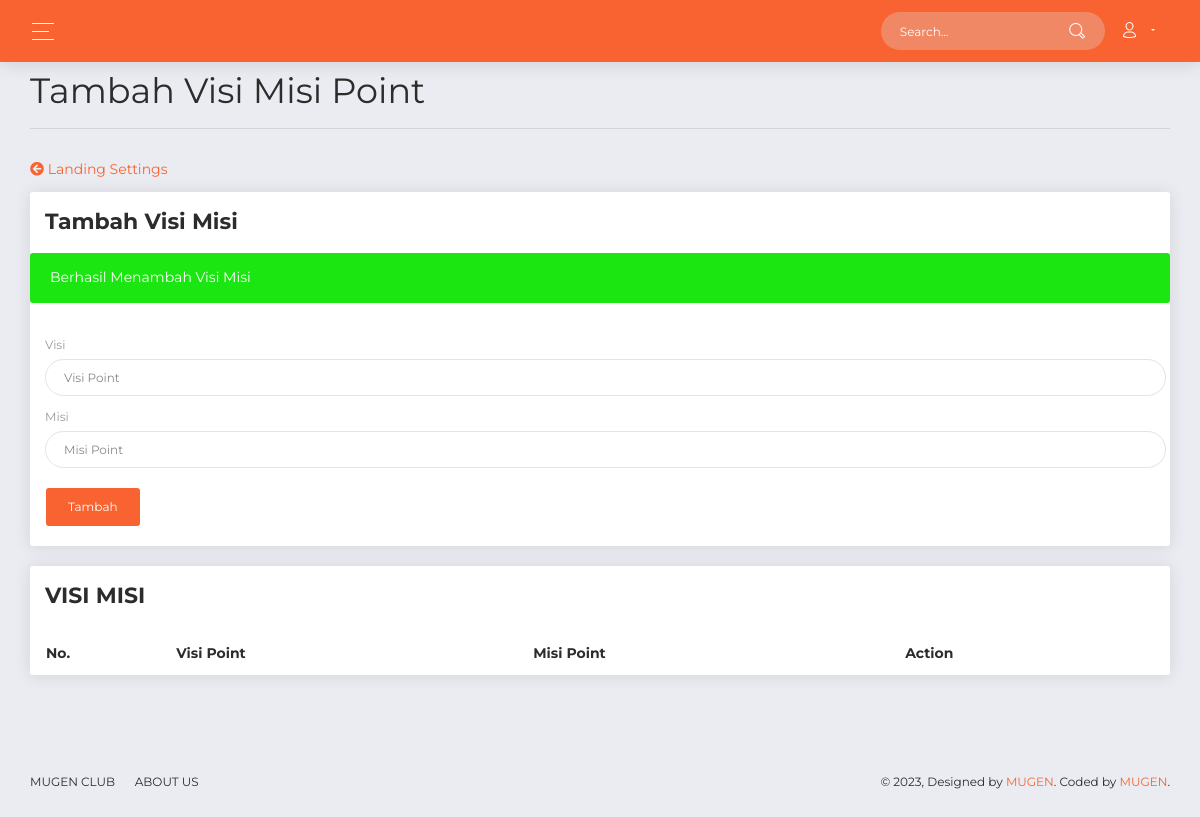
Before: /examples/admin.php?p=tambah_visimisi_point&pesan=tambah with the older database file.
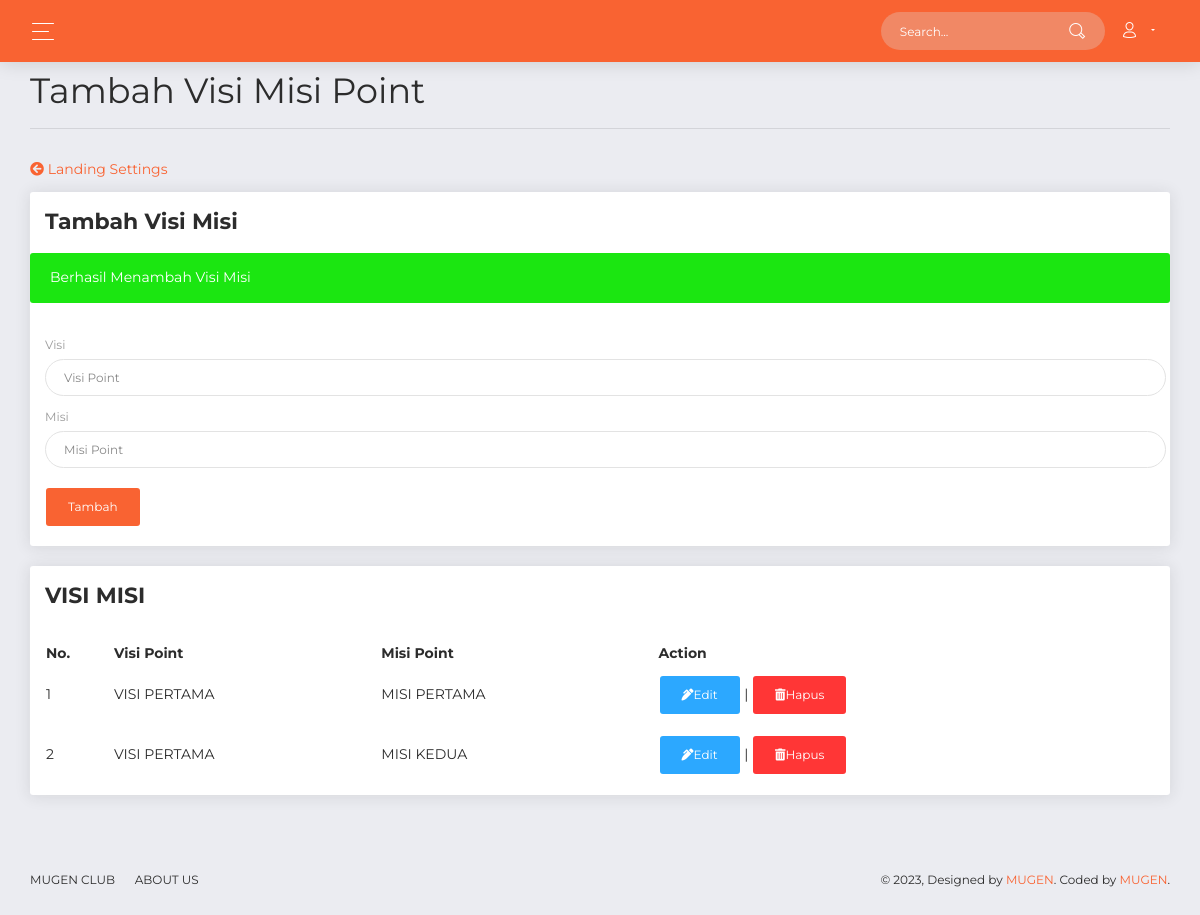
After: the same page with the newer database file.
### tables this page shows
CREATE TABLE `visimisi_point` (
  `id` bigint(20) NOT NULL,
  `visi_point` varchar(50) NOT NULL,
  `misi_point` varchar(50) NOT NULL
);

### examples/tambah_visimisi_point.php (the view)
<div class="content">
  <div class="row">
    <div class="col-lg-12">
      <h2>Tambah Visi Misi Point <hr></h3>
    </div>
  </div>
  <div class="row">
    <div class="col-lg-4">
    <a href="admin.php?p=landing"><i class="fas fa-arrow-circle-left mb-3"></i> Landing Settings</a>
    </div>
  </div>
  <div class="row">
          <div class="col-lg-12">
            <div class="card">
              <div class="card-header">
                <h5 class="title">Tambah Visi Misi</h5>
              </div>
              <?php
            if (isset($_GET['pesan'])) {
                if ($_GET['pesan'] == 'tambah') {
                  echo "<div class='alert alert-success'>Berhasil Menambah Visi Misi</div>";
              } elseif ($_GET['pesan'] == 'edit') {
                echo "<div class='alert alert-info'>Berhasil Mengedit Visi Misi</div>";
            } elseif ($_GET['pesan'] == 'hapus') {
                echo "<div class='alert alert-danger'>Berhasil Menghapus Visi Misi</div>";
            } elseif ($_GET['pesan'] == 'gagal') {
                    echo "<div class='alert alert-danger'>Gagal Error</div>";
                }
            }
            ?>
              <div class="card-body">
                <form action="tambah_visimisi_point_act.php" method="POST">
                  <div class="row">
                  <div class="col-lg-12 pr-1">
                      <div class="form-group">
                        <label>Visi</label>
                        <input type="text" name="visi_point" class="form-control" placeholder="Visi Point">
                      </div>
                    </div>
                    <div class="col-lg-12 pr-1">
                      <div class="form-group">
                        <label>Misi</label>
                        <input type="text" name="misi_point" class="form-control" placeholder="Misi Point">
                      </div>
                    </div>
                  </div>
                  <div class="row">
                    <div class="col-lg-12 pr-1">
                      <button type="submit" class="btn btn-primary">Tambah</button>
                    </div>
                  </div>
                </form>
        </div>
        </div>
              </div>
            </div>
            <div class="content">
  <div class="row">
          <div class="col-lg-12">
            <div class="card">
              <div class="card-header">
                <h5 class="title">VISI MISI</h5>
              </div>
              <div class="card-body">
              <table id="example" class="display" style="width:100%">
        <thead>
            <tr>
                <th>No.</th>
                <th>Visi Point</th>
                <th>Misi Point</th>
                <th>Action</th>
            </tr>
        </thead>
        <tbody>
            <?php
            $data = mysqli_query($conn, "SELECT * FROM visimisi_point");
            $no = 1;
            while ($tampil = mysqli_fetch_array ($data))
            {
            ?>
            <tr>
                <td><?= $no++; ?></td>
                <td><?= $tampil['visi_point'];?></td>
                <td><?= $tampil['misi_point'];?></td>
                <td><a href="admin.php?p=ganti_visimisi_point&id=<?= $tampil['id'];?>" type="button" class="btn btn-info"><i class="fas fa-pen-alt"> </i>Edit</a> | <a href="hapus_visimisi_point.php?id=<?= $tampil['id']; ?>" type="button" class="btn btn-danger"><i class="fas fa-trash-alt"> </i>Hapus</a></td>
            </tr>
            <?php }?>
        </tbody>
    </table>
        </div>
        </div>
              </div>
            </div>
            </div>

Changed rows visible on the page:
added visimisi_point: visi_point "VISI PERTAMA", misi_point "MISI PERTAMA"
added visimisi_point: visi_point "VISI PERTAMA", misi_point "MISI KEDUA"
